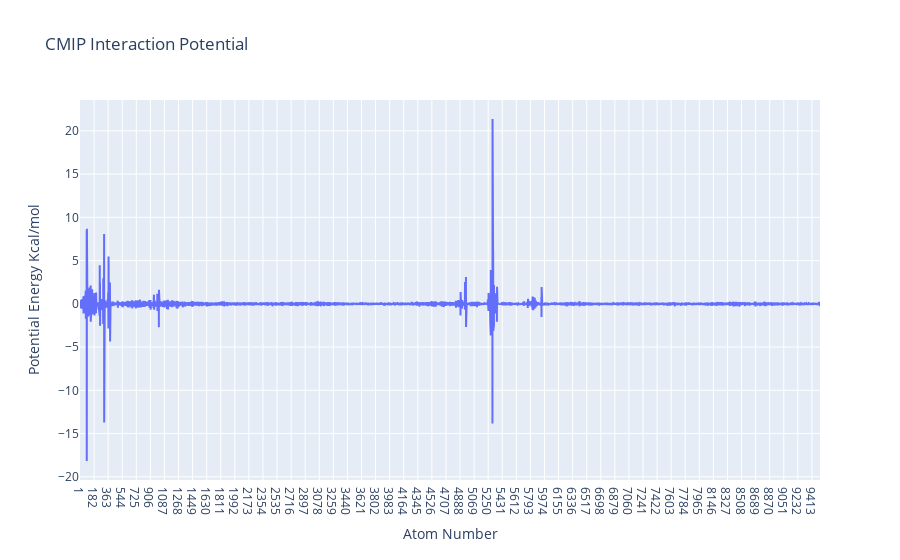

Notebook source saved alongside this figure:
### Code cell
import plotly
import plotly.graph_objs as go
from biobb_cmip.utils.representation import get_energies_byat


atom_list, energy_dict = get_energies_byat(RBD_byat_out)

plotly.offline.init_notebook_mode(connected=True)

fig = {"data": [go.Scatter(x=atom_list, y=energy_dict['ES'])],
       "layout": go.Layout(title="CMIP Interaction Potential", xaxis=dict(title = "Atom Number"), 
                           yaxis=dict(title = "Potential Energy Kcal/mol"))}

plotly.offline.iplot(fig)

### Figure 1 — Plotly figure (JSON) as saved in the notebook; plotly's stock layout.template omitted (floating-point values rounded to 4 significant figures; data arrays with more than 128 entries replaced by an {"elided": "..."} marker saying what was removed)
{"data": [{"type": "scatter", "x": {"elided": "9517 str values"}, "y": {"elided": "9517 float values"}}], "layout": {"title": {"text": "CMIP Interaction Potential"}, "xaxis": {"title": {"text": "Atom Number"}}, "yaxis": {"title": {"text": "Potential Energy Kcal/mol"}}}}
